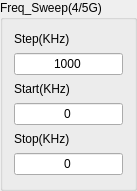
   <widget class="QGroupBox" name="level_sweep_groupBox_2">
    <property name="geometry">
     <rect>
      <x>180</x>
      <y>530</y>
      <width>137</width>
      <height>191</height>
     </rect>
    </property>
    <property name="title">
     <string>Freq_Sweep(4/5G)</string>
    </property>
    <layout class="QVBoxLayout" name="verticalLayout_12">
     <item>
      <widget class="QLabel" name="freq_sweep_step">
       <property name="sizePolicy">
        <sizepolicy hsizetype="Preferred" vsizetype="Fixed">
         <horstretch>0</horstretch>
         <verstretch>0</verstretch>
        </sizepolicy>
       </property>
       <property name="text">
        <string>Step(KHz)</string>
       </property>
       <property name="alignment">
        <set>Qt::AlignLeading|Qt::AlignLeft|Qt::AlignVCenter</set>
       </property>
      </widget>
     </item>
     <item>
      <widget class="QLineEdit" name="lineEdit">
       <property name="text">
        <string>1000</string>
       </property>
       <property name="alignment">
        <set>Qt::AlignCenter</set>
       </property>
      </widget>
     </item>
     <item>
      <widget class="QLabel" name="freq_sweep_start">
       <property name="sizePolicy">
        <sizepolicy hsizetype="Preferred" vsizetype="Fixed">
         <horstretch>0</horstretch>
         <verstretch>0</verstretch>
        </sizepolicy>
       </property>
       <property name="text">
        <string>Start(KHz)</string>
       </property>
       <property name="alignment">
        <set>Qt::AlignLeading|Qt::AlignLeft|Qt::AlignVCenter</set>
       </property>
      </widget>
     </item>
     <item>
      <widget class="QLineEdit" name="lineEdit_2">
       <property name="text">
        <string>0</string>
       </property>
       <property name="alignment">
        <set>Qt::AlignCenter</set>
       </property>
      </widget>
     </item>
     <item>
      <widget class="QLabel" name="freq_sweep_stop">
       <property name="sizePolicy">
        <sizepolicy hsizetype="Preferred" vsizetype="Fixed">
         <horstretch>0</horstretch>
         <verstretch>0</verstretch>
        </sizepolicy>
       </property>
       <property name="text">
        <string>Stop(KHz)</string>
       </property>
       <property name="alignment">
        <set>Qt::AlignLeading|Qt::AlignLeft|Qt::AlignVCenter</set>
       </property>
      </widget>
     </item>
     <item>
      <widget class="QLineEdit" name="lineEdit_3">
       <property name="text">
        <string>0</string>
       </property>
       <property name="alignment">
        <set>Qt::AlignCenter</set>
       </property>
      </widget>
     </item>
    </layout>
   </widget>
